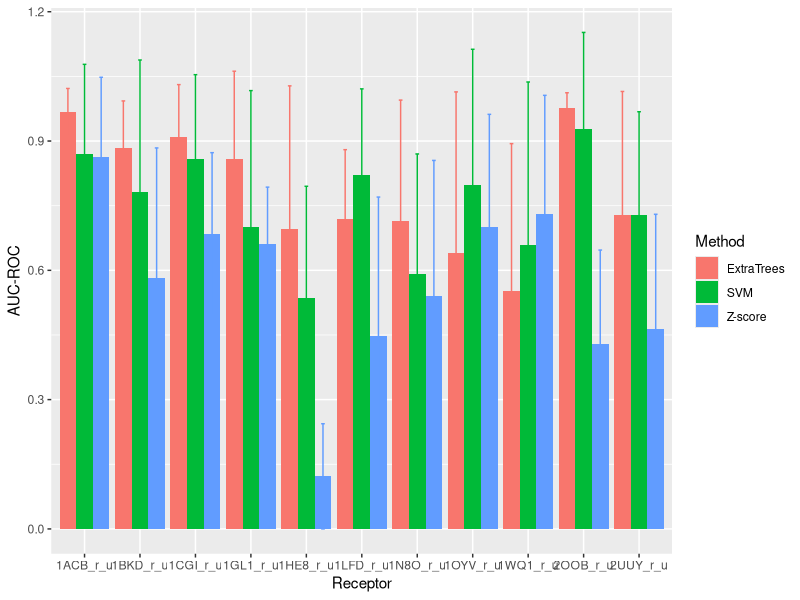
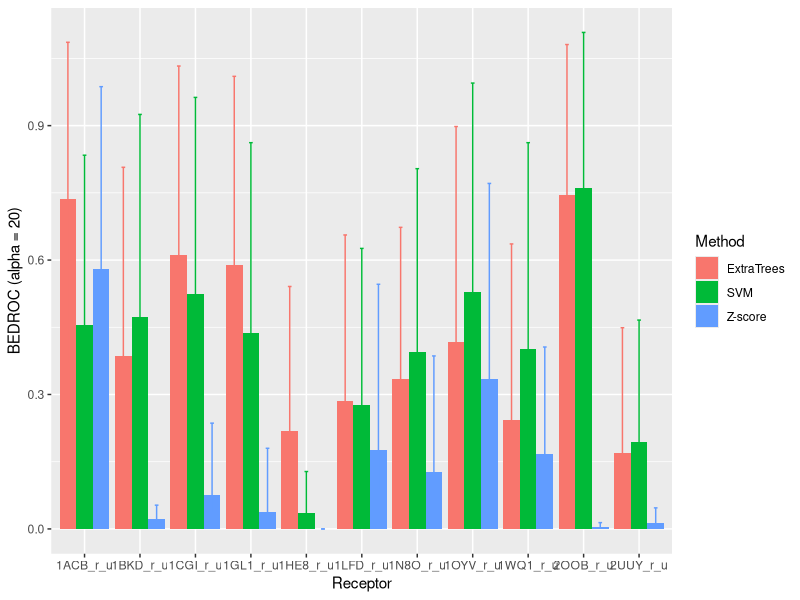
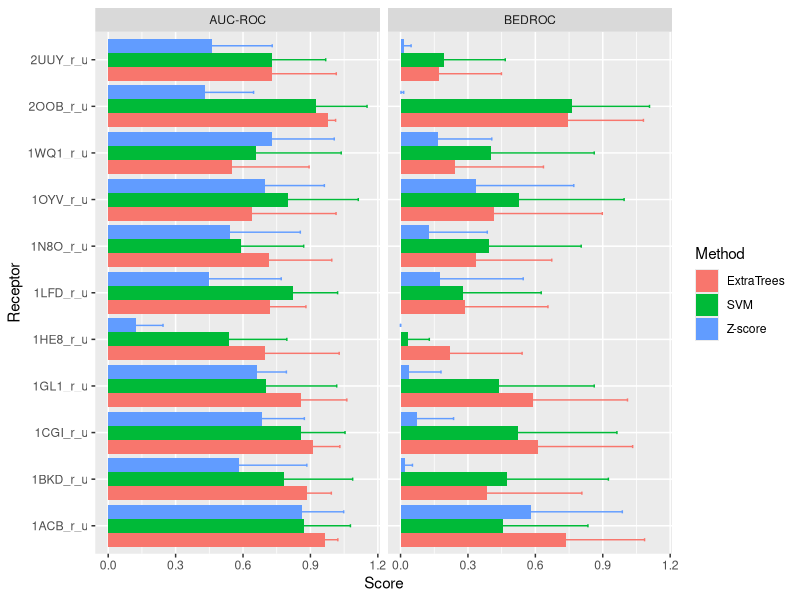
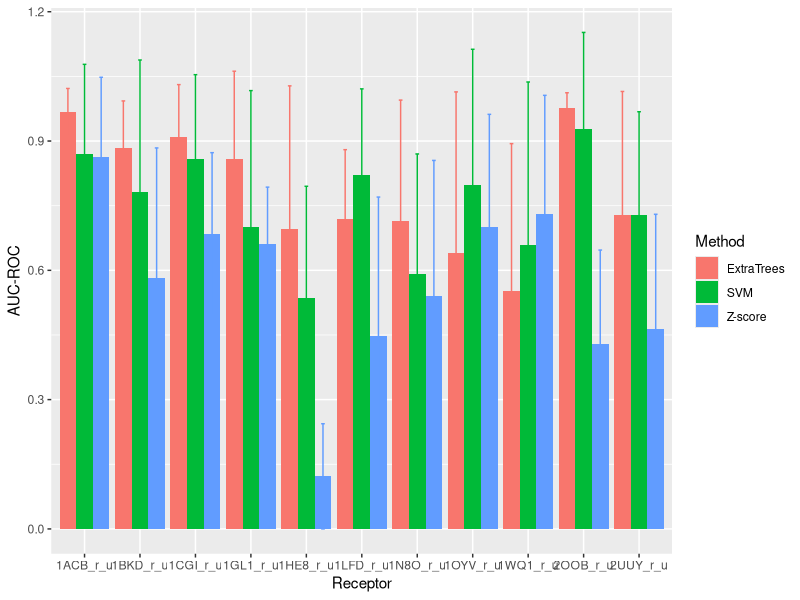
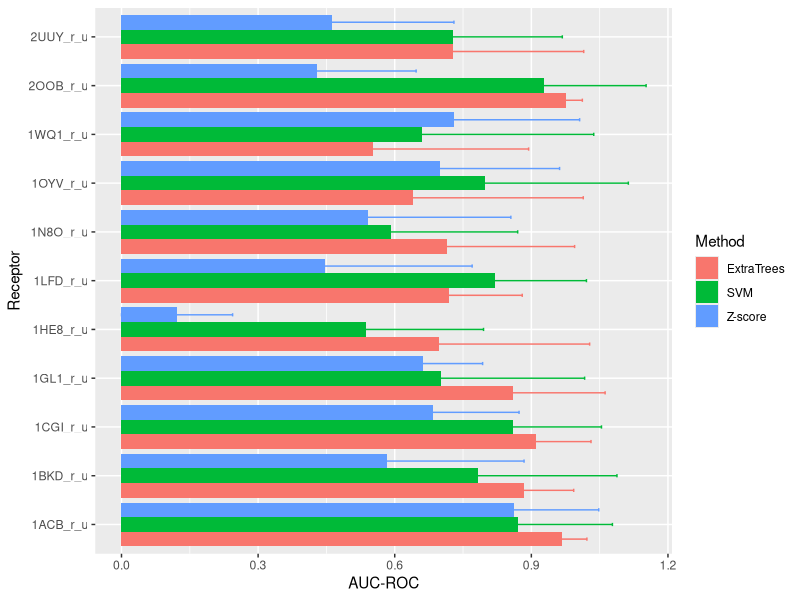
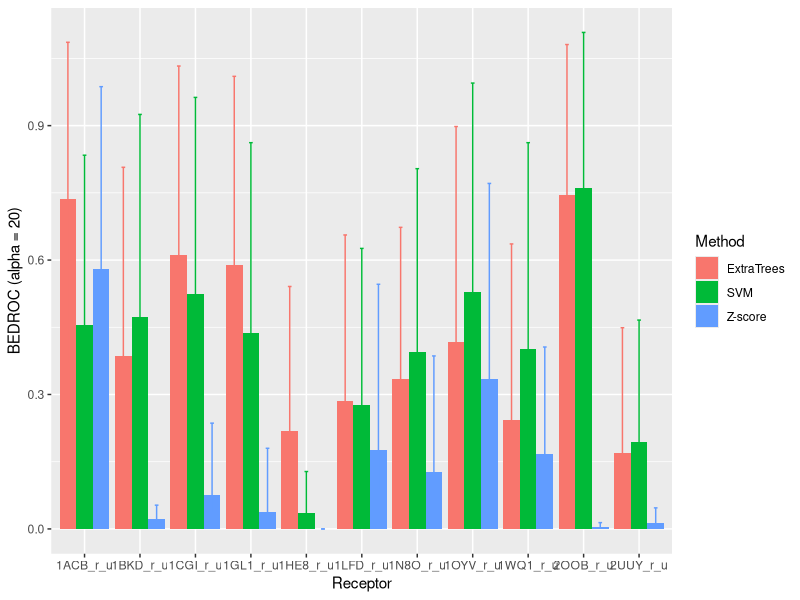
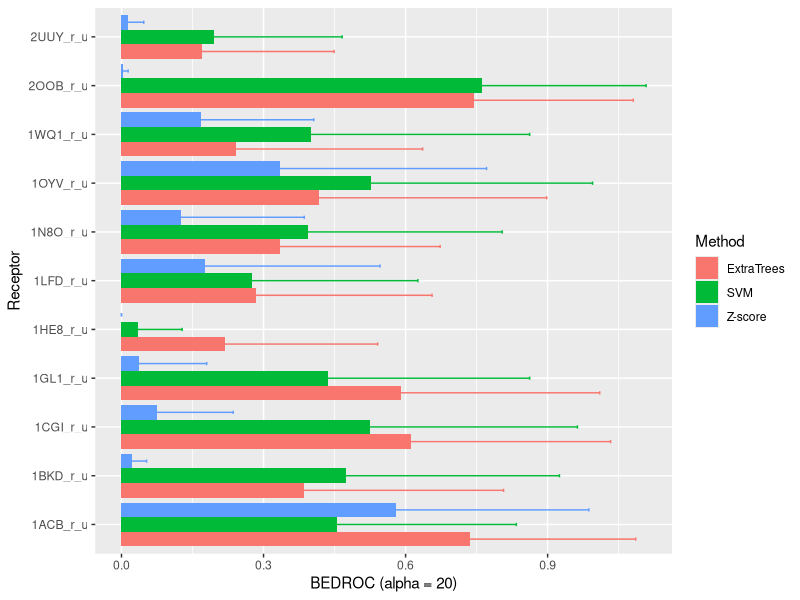
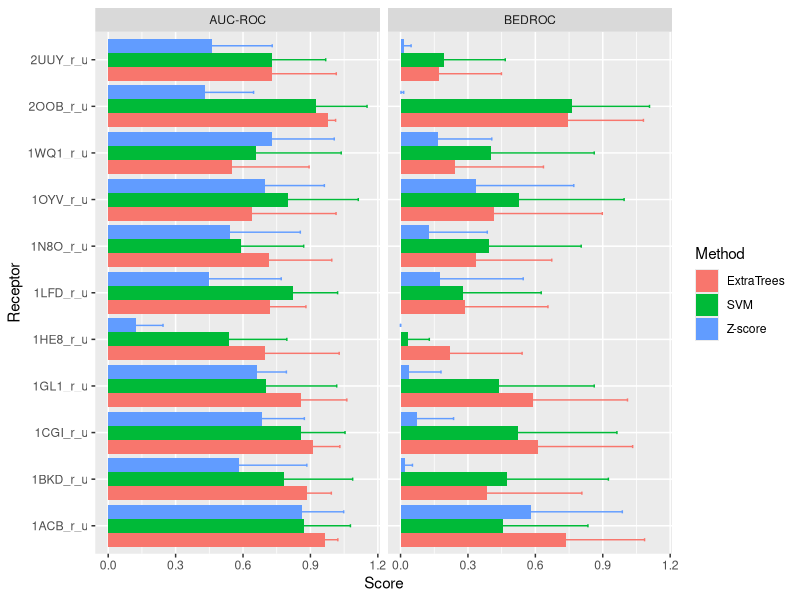

Here is the R script that generated these plots, in order:
library(ggplot2)
library(plyr)
library(reshape2)
library(scales)

setwd("~/git/ppi_feature_trees/Data/Results/ismb2015/")
data = read.csv("11receptors_rocs_bedrocs.csv")

auc_roc.mean  = data[, grep("^Receptor|^AUC.*mean$",  colnames(data))]
auc_roc.stdev = data[, grep("^Receptor|^AUC.*stdev$", colnames(data))]

bedroc.mean  = data[, grep("^Receptor|^BED.*mean$",  colnames(data))]
bedroc.stdev = data[, grep("^Receptor|^BED.*stdev$", colnames(data))]

methods = c("ExtraTrees", "SVM", "Z-score")
colnames(auc_roc.mean)[2:4]  = methods
colnames(auc_roc.stdev)[2:4] = methods
colnames(bedroc.mean)[2:4]   = methods
colnames(bedroc.stdev)[2:4]  = methods

auc_roc = merge(
  melt(auc_roc.mean,  id.vars="Receptor", variable.name="Method", value.name = "Mean"),
  melt(auc_roc.stdev, id.vars="Receptor", variable.name="Method", value.name = "StDev")
)

bedroc = merge(
  melt(bedroc.mean,  id.vars="Receptor", variable.name="Method", value.name = "Mean"),
  melt(bedroc.stdev, id.vars="Receptor", variable.name="Method", value.name = "StDev")
)

#### Plotting ####
p <- ggplot(auc_roc, aes(x=Receptor, y=Mean, fill=Method)) + 
  geom_bar(position=position_dodge(), stat="identity") +
  geom_errorbar(aes(ymin=Mean-StDev, ymax=Mean+StDev, color=Method),
                width=.2,                    # Width of the error bars
                position=position_dodge(.9)) +
  ylab("AUC-ROC")
p
phoriz = p + coord_flip()

ggsave(filename="auc_roc.png", plot=p, width=11, height=5)
ggsave(filename="auc_roc.horiz.png", plot=phoriz, width=5, height=6)

## BEDROC
p <- ggplot(bedroc, aes(x=Receptor, y=Mean, fill=Method)) + 
  geom_bar(position=position_dodge(), stat="identity") +
  geom_errorbar(aes(ymin=Mean*0.5, ymax=Mean+StDev, color=Method),
                width=.2,                    # Width of the error bars
                position=position_dodge(.9)) +
  ylab("BEDROC (alpha = 20)")
p
phoriz = p + coord_flip()

ggsave(filename="bedroc.png", plot=p, width=11, height=5)
ggsave(filename="bedroc.horiz.png", plot=phoriz, width=5, height=6)

## both at the same time
D = rbind(cbind(auc_roc, Measure="AUC-ROC"), cbind(bedroc, Measure="BEDROC"))
p.all <- ggplot(D, aes(x=Receptor, y=Mean, fill=Method)) + 
  geom_bar(position=position_dodge(), stat="identity") +
  geom_errorbar(aes(ymin=Mean*0.5, ymax=Mean+StDev, color=Method),
                width=.2,                    # Width of the error bars
                position=position_dodge(.9)) +
  ylab("Score") +
  facet_grid(.~Measure) +
  coord_flip()

p.all
ggsave(filename="aucroc_and_bedroc.png", plot=p.all, width=8, height=5)

